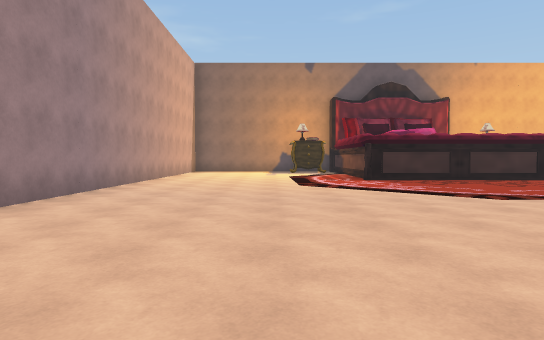
View 1 (above)

21 first-person views from a walk through a Unity game level. The camera is 1.3 m above the floor, tilts 2° down and sees 75° across. The floor is counted in squares, 2 m on a side. Each view is taken from the middle of a square. On the plan, view 1 faces up. The plan holds only what a view shows up to about 10 squares ahead; the rest is blank. The place goes on beyond the plan. The player is left out. Some surface patterns are stand-ins.

View 2
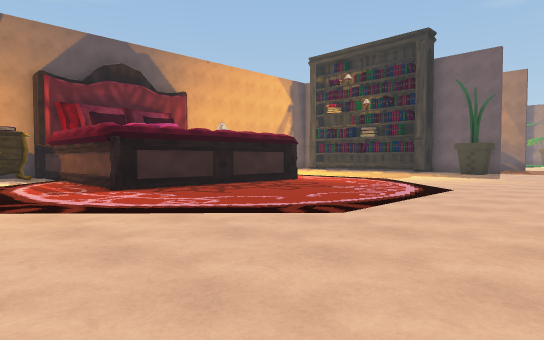

View 3
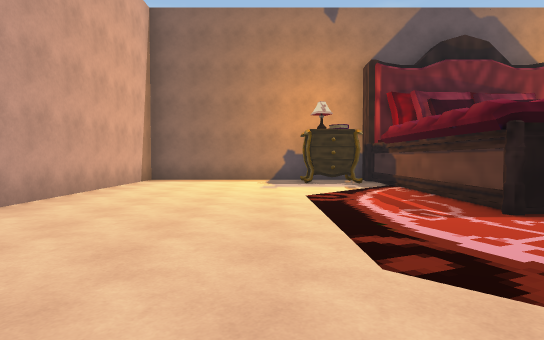

View 4
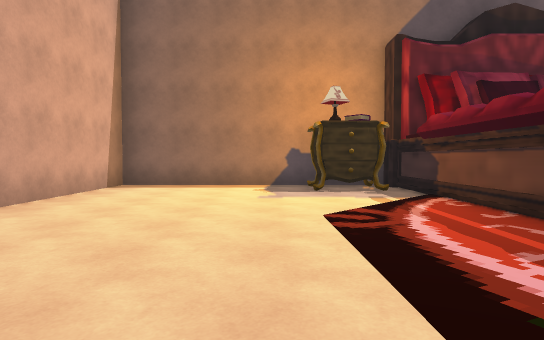

View 5
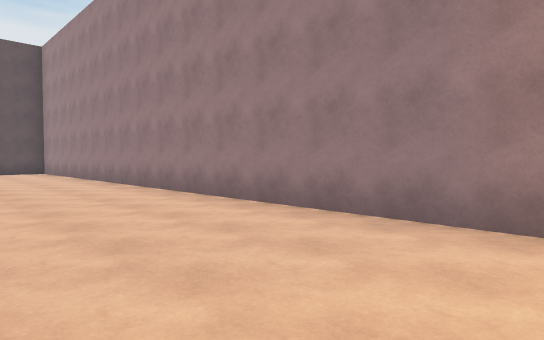

View 6
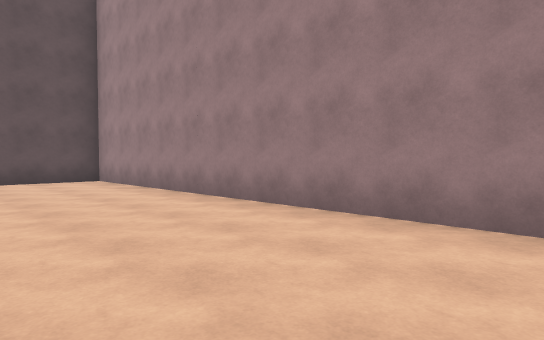

View 7
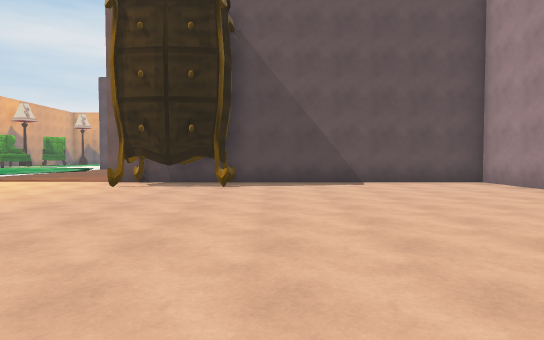

View 8
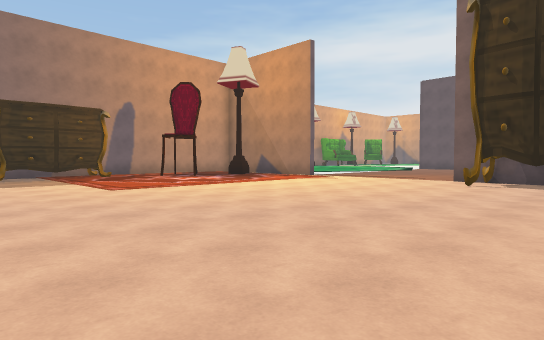

View 9
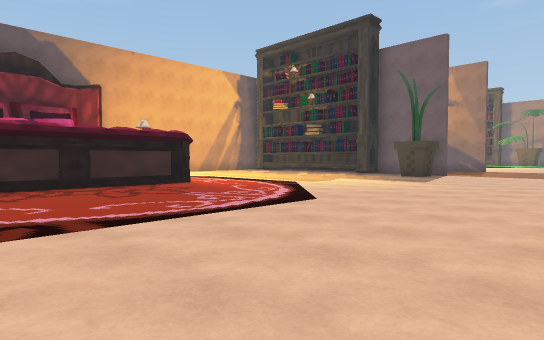

View 10
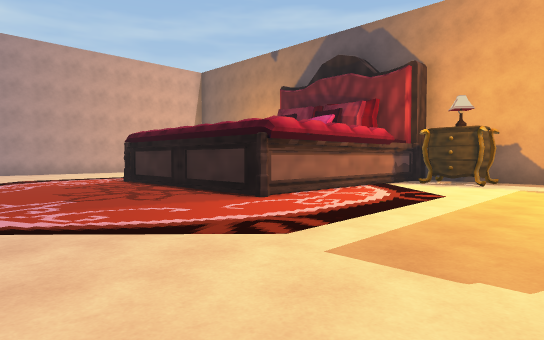

View 11
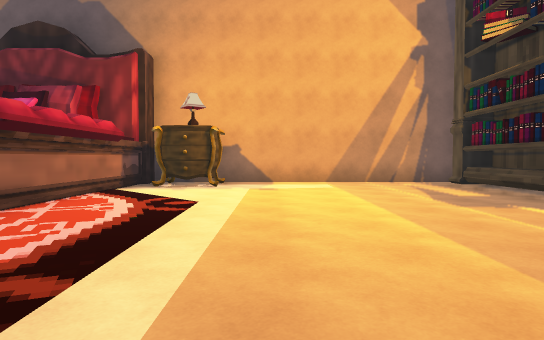

View 12
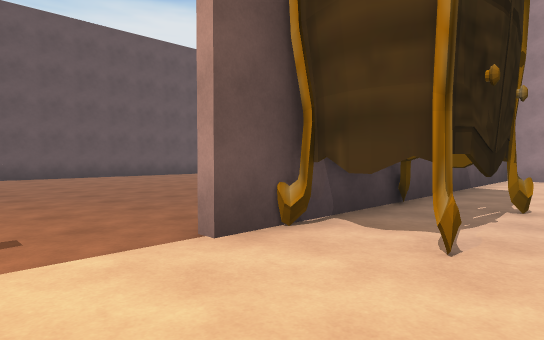

View 13
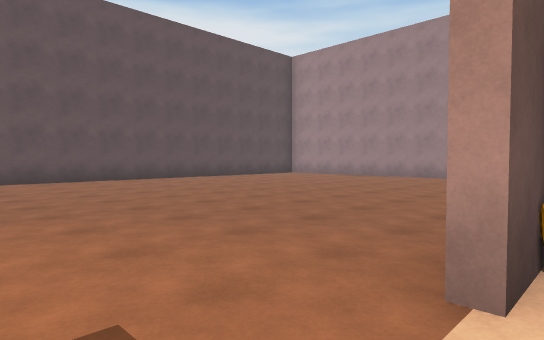

View 14
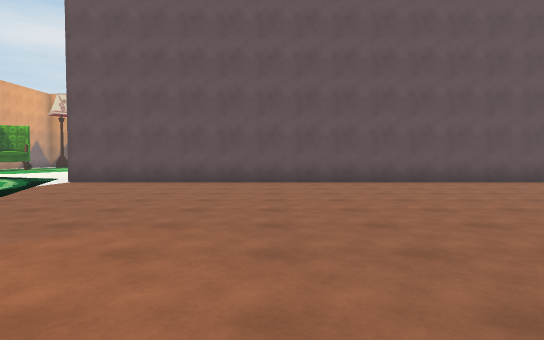

View 15
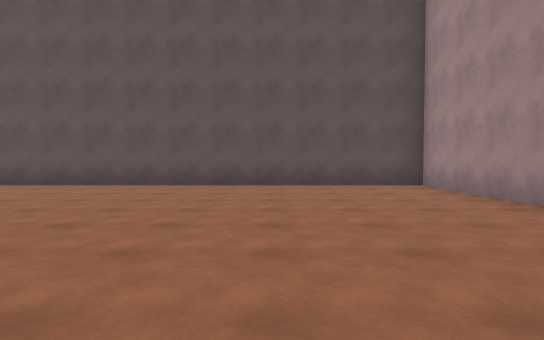

View 16
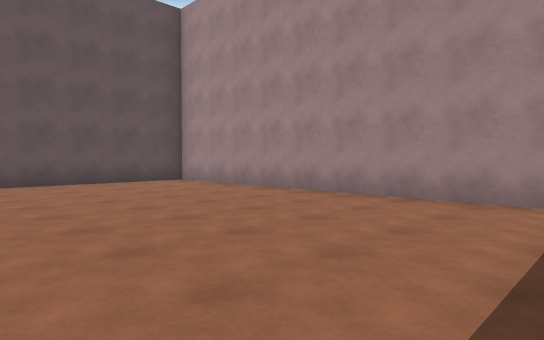

View 17
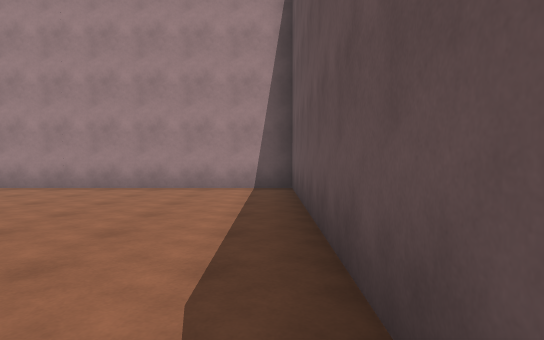

View 18
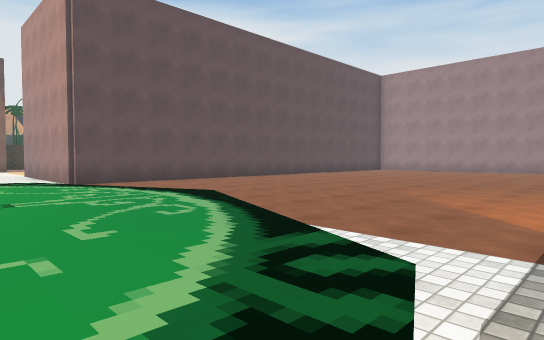

View 19
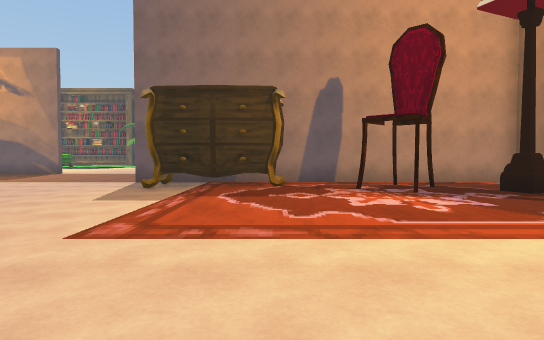

View 20
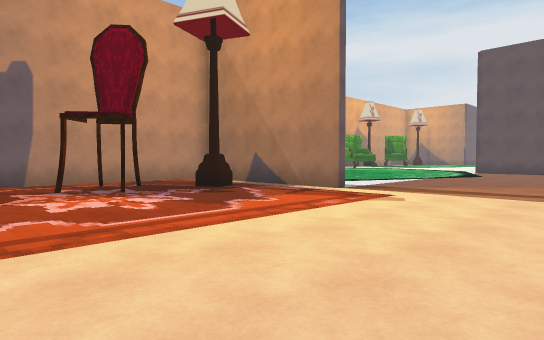

View 21
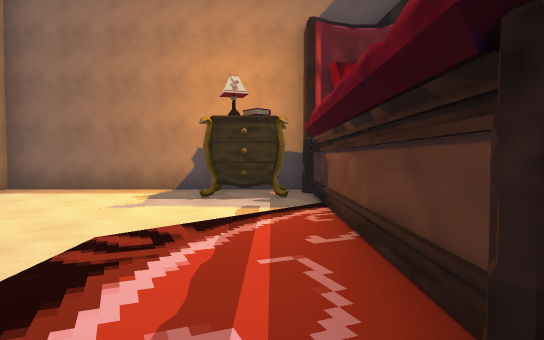

### Floor plan
Points are (right, up) in squares from view 1. A wall is a line through its corners. A room is listed if a view was taken in it or the views show most of it. See-through windows are left out.
Room 1 (views 1, 2, 3, 4, 5, 6, 7, 8, 9, 10, 11, 12, 13, 14, 15, 16, 17, 18, 19, 20, 21)
walls: (5.4, -6.9) (5.4, -8.4); (4.8, -6.9) (5.3, -7); (11.2, -8.3) (12.4, -8.3); (3.6, -6.9) (5.3, -6.8); (16.2, -4.6) (16.2, 1.6); (3.2, -7) (3.9, -6.8) (5.3, -6.9) (5.5, -7.5); (3, -6.9) (4.3, -6.7) (5.3, -6.9); (3.5, -8.6) (-3.2, -8.6); (-3.6, -8.5) (-3.6, -18.3) (1.1, -18.3); (15.3, 12.5) (15.3, 15.4); (15.9, 13.4) (15.9, 14.9) (15.2, 14.9); (3.9, -18.3) (11.5, -18.3); (2.8, 16.4) (-3.6, 16.4) (-3.6, -8.3) (6.4, -8.3); (15.9, 16.4) (7.8, 16.4) (7.8, 10) (2.8, 10) (2.8, 15.7)
ways out: opening at (13.5, -6.5) to room 2; opening at (15, -5) to room 2
objects: drawers (2, 15); drawers (9, 15); chair (14, -4); other object (15, -2)
Room 2 (no view inside)
walls: (12.4, -8.3) (16.2, -8.3) (16.2, -4.6)
ways out: opening at (13.5, -6.5) to room 1; opening at (15, -5) to room 1
objects: other object (13, -6)

Positions as (right, up) in squares from view 1, and headings:
1: (0, 0), facing up
2: (0, 3), facing up-right
3: (0, 6), facing up
4: (0, 8), facing up
5: (0, 8), facing down-left
6: (0, 2), facing down-left
7: (2, 1), facing down
8: (3, 2), facing down-right
9: (3, 2), facing up-right
10: (12, 6), facing up-left
11: (11, 7), facing up
12: (8, -6), facing down-left
13: (8, -8), facing down-left
14: (6, -9), facing down
15: (0, -10), facing down
16: (2, -9), facing down-left
17: (4, -9), facing left
18: (14, -9), facing down-left
19: (7, -2), facing right
20: (7, -2), facing down-right
21: (2, 9), facing up
